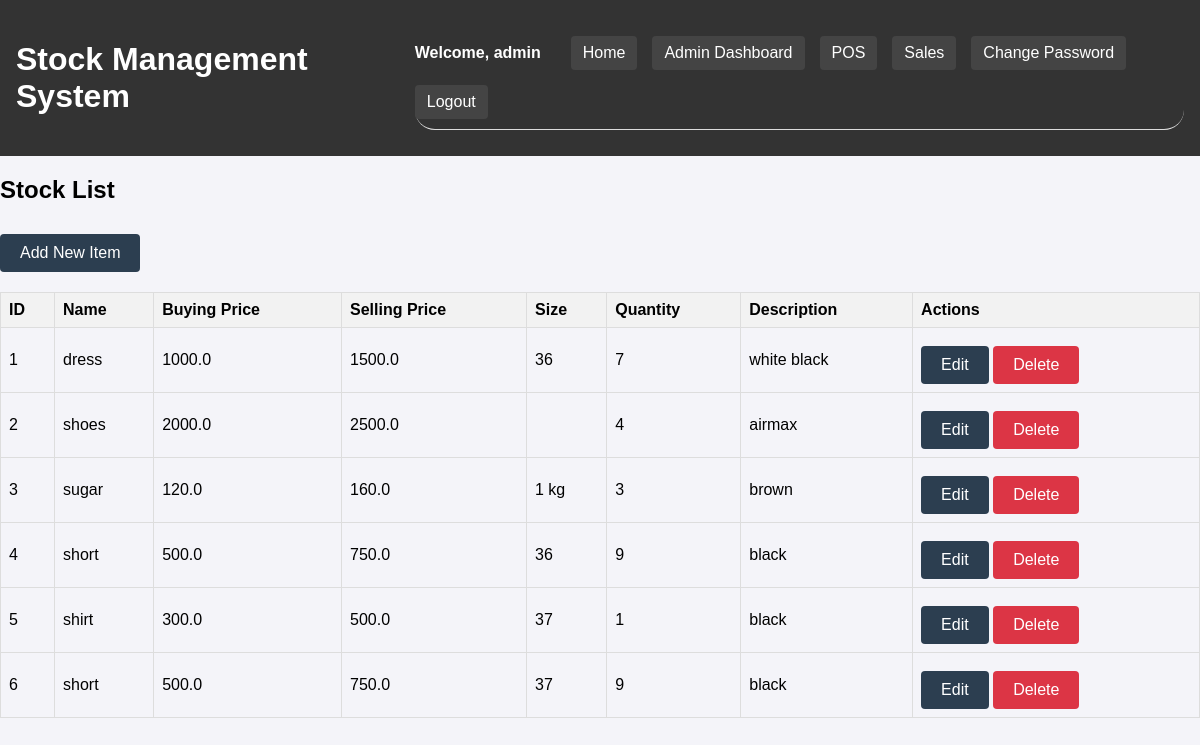
The app's page /admin/stock (signed in) with its own data.
### app.py (models this page shows)
class StockItem(db.Model):
    id = db.Column(db.Integer, primary_key=True)
    name = db.Column(db.String(100), nullable=False)
    buying_price = db.Column(db.Float, nullable=False)
    selling_price = db.Column(db.Float, nullable=False)
    size = db.Column(db.String(50))
    quantity = db.Column(db.Integer, nullable=False)
    description = db.Column(db.Text)
    sales = db.relationship('SaleItem', back_populates='stock_item')  # Added relationship

### app.py (the view)
@app.route('/admin/stock')
def stock_list():
    items = StockItem.query.all()
    return render_template('admin/stock_list.html', items=items)

### app.py (called while the page is built)
@app.before_request
def set_timezone():
    g.timezone = pytz.timezone('Africa/Nairobi')

### templates/admin/stock_list.html
{% extends "base.html" %}
{% block content %}
<div class="stock-list">
    <h2>Stock List</h2>
    <a href="{{ url_for('add_stock') }}" class="btn">Add New Item</a>
    <table>
        <thead>
            <tr>
                <th>ID</th>
                <th>Name</th>
                <th>Buying Price</th>
                <th>Selling Price</th>
                <th>Size</th>
                <th>Quantity</th>
                <th>Description</th>
                <th>Actions</th>
            </tr>
        </thead>
        <tbody>
            {% for item in items %}
            <tr>
                <td>{{ item.id }}</td>
                <td>{{ item.name }}</td>
                <td>{{ item.buying_price }}</td>
                <td>{{ item.selling_price }}</td>
                <td>{{ item.size }}</td>
                <td>{{ item.quantity }}</td>
                <td>{{ item.description }}</td>
                <td>
                    <a href="{{ url_for('edit_stock', id=item.id) }}" class="btn">Edit</a>
                    <a href="{{ url_for('delete_stock', id=item.id) }}" class="btn danger"
                       onclick="return confirm('Are you sure?')">Delete</a>
                </td>
            </tr>
            {% endfor %}
        </tbody>
    </table>
</div>
{% endblock %}

### static/css/style.css (style rules this page uses)
body { font-family: Arial, sans-serif; margin: 0; padding: 0; background-color: #f4f4f9; }
.btn { display: inline-block; padding: 10px 20px; background: #333; color: white; text-decoration: none; border-radius: 4px; border: none; cursor: pointer; }
.btn.danger { background: #dc3545; }
table { width: 100%; border-collapse: collapse; margin: 20px 0; }
table th, table td { border: 1px solid #ddd; padding: 8px; text-align: left; }
table th { background-color: #f2f2f2; }
.btn { display: inline-block; padding: 10px 20px; background: #2c3e50; color: white; text-decoration: none; border-radius: 4px; margin-top: 10px; }

### records on screen
StockItem: id "1", name "dress", buying_price "1000.0", selling_price "1500.0", size "36", quantity "7", description "white black"
StockItem: id "2", name "shoes", buying_price "2000.0", selling_price "2500.0", quantity "4", description "airmax"
StockItem: id "3", name "sugar", buying_price "120.0", selling_price "160.0", size "1 kg", quantity "3", description "brown"
StockItem: id "4", name "short", buying_price "500.0", selling_price "750.0", size "36", quantity "9", description "black"
StockItem: id "5", name "shirt", buying_price "300.0", selling_price "500.0", size "37", quantity "1", description "black"
StockItem: id "6", name "short", buying_price "500.0", selling_price "750.0", size "37", quantity "9", description "black"

### other values on screen
{{ session['username'] }} "admin"
